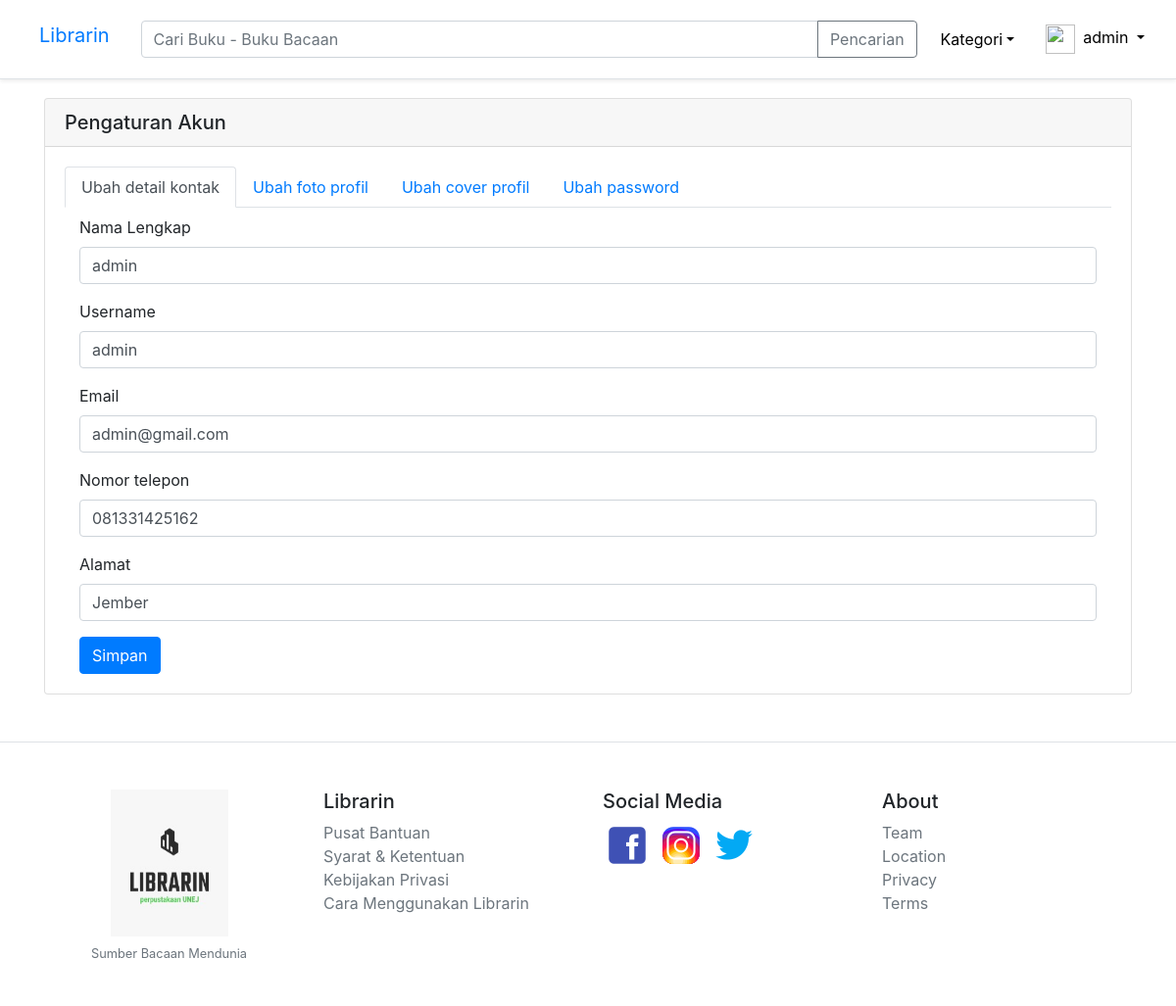
Page /pengaturan (signed in) on the committed database.
### tables this page shows
CREATE TABLE `users` (
  `id` int(11) NOT NULL,
  `id_level_user` int(11) NOT NULL,
  `nama` varchar(50) NOT NULL,
  `username` varchar(50) NOT NULL,
  `email` varchar(50) NOT NULL,
  `password` text NOT NULL,
  `nomor_telepon` varchar(13) NOT NULL,
  `alamat` text NOT NULL,
  `foto` text NOT NULL,
  `cover` text NOT NULL,
  `created_at` date NOT NULL,
  `updated_at` datetime NOT NULL
);

### app/core/Controller.php (called while the page is built, shortened)
<?php
class Controller {
    public function view($view, $data = []) {
        require_once './app/views/'.$view.'.php';
    }
    public function model($model) {
        return new $model;
    }
}

### app/core/App.php (called while the page is built, shortened)
<?php
class App
{
    protected $method = 'index';
    protected $params = [];
    public function __construct()
    {
        $this->controller = new $this->controller;
        call_user_func_array([$this->controller,$this->method],$this->params);
    }
}

### index.php (called while the page is built, shortened)
<?php
	$app = new App;

### app/core/Database.php (called while the page is built, shortened)
<?php
class Database
{
	private $host = DB_HOST;
	private $user = DB_USER;
	private $pass = DB_PASS;
	private $db_name = DB_NAME;
	private $dbh;
	private $stmt;
	public function __construct()
	{
		$dsn = 'mysql:host=' . $this->host . ';dbname='. $this->db_name;
		$option = [
			PDO::ATTR_PERSISTENT => true,
			PDO::ATTR_ERRMODE => PDO::ERRMODE_EXCEPTION
		];
		try{
			$this->dbh = new PDO($dsn, $this->user, $this->pass, $option);
		} catch(PDOException $e){
			die($e->getMessage());
		}
	}
	public function query($query)
	{
		$this->stmt = $this->dbh->prepare($query);
	}
	public function bind($param, $value, $type = null)
	{
		if (is_null($type)) {
			switch (true) {
				default:
					$type = PDO::PARAM_STR;
			}
		}
		$this->stmt->bindValue($param, $value, $type);
	}
	public function execute()
	{
		$this->stmt->execute();
	}
	public function single()
	{
		$this->execute();
		return $this->stmt->fetch(PDO::FETCH_ASSOC);
	}
}

### app/models/User_model.php (called while the page is built, shortened)
<?php
class User_model
{
	private $db;
	function __construct()
	{
		$this->db = new Database;
	}
	public function getUserByid($id)
	{
		$query = "SELECT * FROM users WHERE id = :id";
		$this->db->query($query);
		$this->db->bind('id', $id);
		return $this->db->single();
	}
}

### app/views/pengaturan/index.php (the view, shortened to what this page needs)
<div class="container">
    <div class="card">
        <h5 class="card-header">
            Pengaturan Akun
        </h5>
        <div class="card-body">
            <nav>
                <div class="nav nav-tabs" id="nav-tab" role="tablist">
                    <a class="nav-item nav-link active" id="ubah-detail-kontak" data-toggle="tab" href="#nav-ubah-detail-kontak" role="tab" aria-controls="nav-ubah-detail-kontak" aria-selected="true">Ubah detail kontak</a>
                    <a class="nav-item nav-link" id="ubah-detail-profil" data-toggle="tab" href="#nav-ubah-foto-profil" role="tab" aria-controls="nav-ubah-foto-profil" aria-selected="false">Ubah foto profil</a>
                    <a class="nav-item nav-link" id="ubah-detail-profil" data-toggle="tab" href="#nav-ubah-cover-profil" role="tab" aria-controls="nav-ubah-cover-profil" aria-selected="false">Ubah cover profil</a>
                    <a class="nav-item nav-link" id="ubah-password" data-toggle="tab" href="#nav-ubah-password" role="tab" aria-controls="nav-ubah-password" aria-selected="false">Ubah password</a>
                </div>
            </nav>
            <div class="tab-content" id="nav-tabContent">
                <div class="tab-pane fade show active" id="nav-ubah-detail-kontak" role="tabpanel" aria-labelledby="ubah-detail-kontak">
                    <div class="container mt-2">
                        <form action="<?= BASEURL ?>pengaturan/ubahDetailKontak" method="post">
                            <div class="form-group">
                                <label for="nama">Nama Lengkap</label>
                                <input type="text" class="form-control" id="nama" name="nama" value="<?= $data['user']['nama'] ?>">
                            </div>
                            <div class="form-group">
                                <label for="username">Username</label>
                                <input type="username" class="form-control" id="username" name="username" value="<?= $data['user']['username'] ?>">
                            </div>
                            <div class="form-group">
                                <label for="email">Email</label>
                                <input type="email" class="form-control" id="email" name="email" value="<?= $data['user']['email'] ?>">
                            </div>
                            <div class="form-group">
                                <label for="nomor_telepon">Nomor telepon</label>
                                <input type="number" class="form-control" id="nomor_telepon" name="nomor_telepon" value="<?= $data['user']['nomor_telepon'] ?>">
                            </div>
                            <div class="form-group">
                                <label for="alamat">Alamat</label>
                                <input type="text" class="form-control" id="alamat" name="alamat" value="<?= $data['user']['alamat'] ?>">
                            </div>
                            <button type="submit" class="btn btn-primary">Simpan</button>
                        </form>
                    </div>
                </div>
            </div>
        </div>
    </div>
</div>

### rows in the picture
users: nama "admin", username "admin", email "admin@gmail.com", nomor_telepon "081331425162", alamat "Jember"

### other values in the picture
$username "admin"
